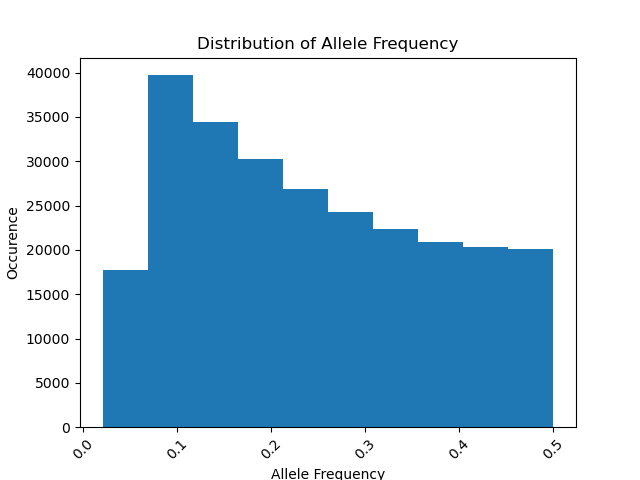

This chart was generated by the following Python code:
#! /usr/bin/env python
# Usage: python Q2.py <.frq file>

import matplotlib.pyplot as plt # import matplotlib.pyplot
import numpy as np # import numpy
import sys # import sys

vec_fn = sys.argv[1]
# vec_fn = 'af.frq'

names_list = ['CHR', 'SNP', 'A1', 'A2', 'AF', 'NCHROBS']
vec_array = np.genfromtxt(vec_fn, dtype = None, encoding = None, names = names_list)
# print(vec_array['AF'])

af_list = list()
for i in range(1, len(vec_array['AF'])):
	# print(vec_array['AF'][i])
	af_list.append(float(vec_array['AF'][i]))
	# af_list.append(vec_array['AF'][i])

figa, axa = plt.subplots()
axa.hist(af_list)
axa.set_title('Distribution of Allele Frequency') # set the title
axa.set_ylabel('Occurence') # set the label of x axis
axa.set_xlabel('Allele Frequency') # set the label of y axis
plt.xticks(rotation = 45)

plt.show()

figa.savefig('Q3.png') # save the figure
plt.close(figa) # close figure
